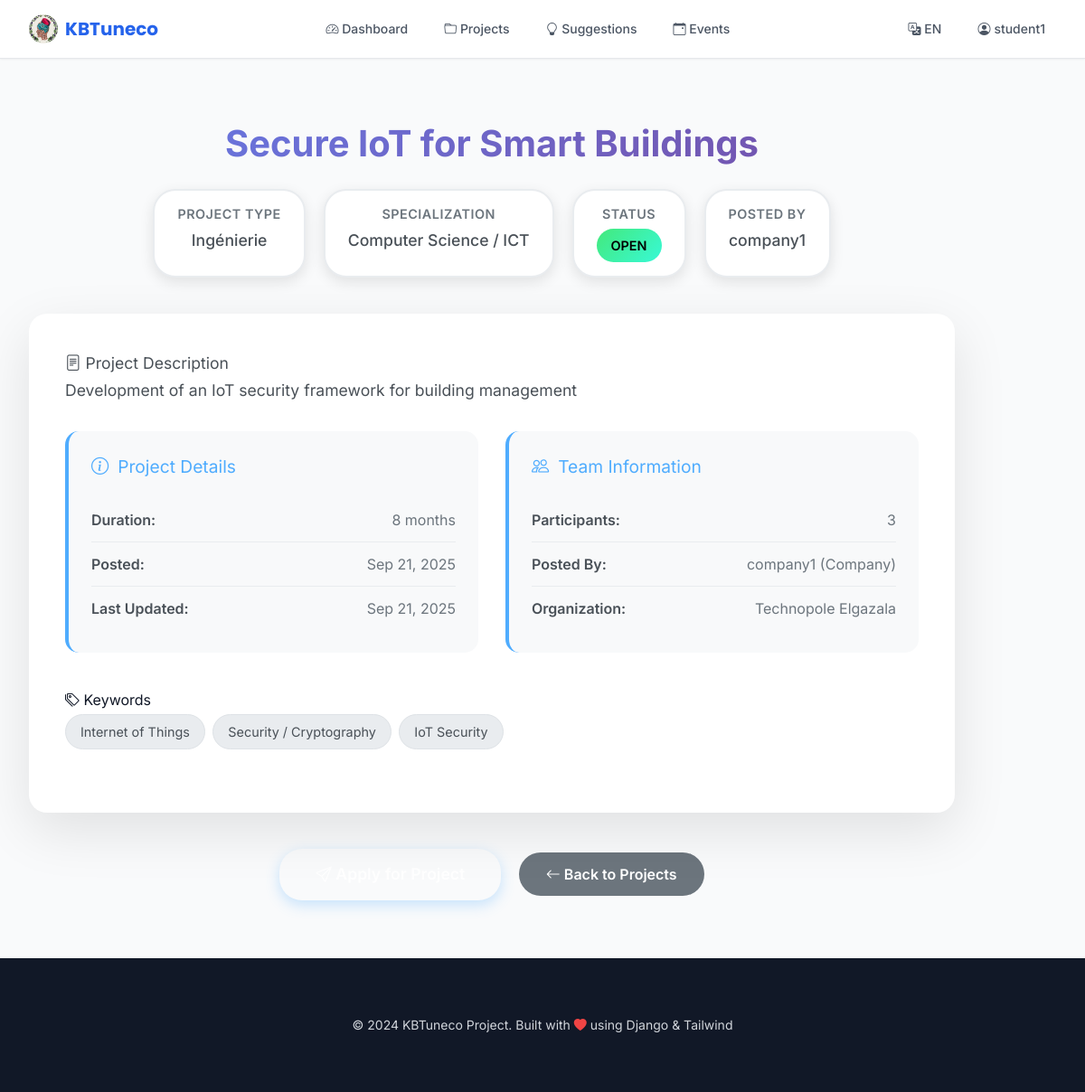
The app's page /en/projects/3/ (signed in) with its own data.
### core/models.py (models this page shows, shortened)
class Project(models.Model):
    PROJECT_TYPES = [
        ('mission', 'Mission Courte'),
        ('research', 'Recherche'),
        ('engineering', 'Ingénierie'),
        ('pfe', 'PFE / Master / PhD'),
    ]
    STATUS_CHOICES = [
        ('open', 'Open'),
        ('in_progress', 'In Progress'),
        ('completed', 'Completed'),
        ('cancelled', 'Cancelled'),
    ]
    title = models.CharField(max_length=300)
    description = models.TextField()
    project_type = models.CharField(max_length=30, choices=PROJECT_TYPES)
    posted_by = models.ForeignKey(Profile, on_delete=models.CASCADE, related_name='posted_projects')
    specialization_needed = models.CharField(max_length=50, choices=SPECIALIZATIONS, default='other')
    keywords = models.ManyToManyField(Keyword, blank=True)
    duration = models.CharField(max_length=100, blank=True, null=True)
    prerequisites = models.TextField(blank=True, null=True)
    status = models.CharField(max_length=30, choices=STATUS_CHOICES, default='open')
    participants = models.ManyToManyField(Profile, through='ProjectParticipant', blank=True)
    created_at = models.DateTimeField(auto_now_add=True)
    updated_at = models.DateTimeField(auto_now=True)
    budget = models.DecimalField(max_digits=12, decimal_places=2, blank=True, null=True)

class Profile(models.Model):
    USER_TYPES = [
        ('student', 'Student'),
        ('researcher', 'Researcher'),
        ('university', 'University / Lab'),
        ('company', 'Company'),
        ('association', 'Association'),
        ('medical', 'Medical Staff'),
    ]
    user = models.OneToOneField(User, on_delete=models.CASCADE)
    user_type = models.CharField(max_length=30, choices=USER_TYPES, default='student')
    institution_type = models.CharField(max_length=50, choices=INSTITUTIONS, blank=True, null=True)
    organization = models.ForeignKey(Organization, on_delete=models.SET_NULL, blank=True, null=True)
    specialization = models.CharField(max_length=50, choices=SPECIALIZATIONS, default='other')
    keywords = models.ManyToManyField(Keyword, blank=True)
    bio = models.TextField(blank=True)
    contact_email = models.EmailField(blank=True, null=True)
    phone = models.CharField(max_length=50, blank=True, null=True)
    cv = models.FileField(upload_to='cvs/', blank=True, null=True)
    created_at = models.DateTimeField(auto_now_add=True)

class Organization(models.Model):
    name = models.CharField(max_length=255)
    org_type = models.CharField(max_length=50, choices=INSTITUTIONS)
    description = models.TextField(blank=True)
    contact_email = models.EmailField(blank=True, null=True)
    website = models.URLField(blank=True, null=True)

class Keyword(models.Model):
    code = models.CharField(max_length=80, unique=True)
    label = models.CharField(max_length=200)

### core/views.py (the view)
# urls.py: path('projects/<int:project_id>/', views.project_detail, name='project_detail'),
@login_required
def project_detail(request, project_id):
    project = get_object_or_404(Project, id=project_id)
    return render(request, 'projects/project_detail.html', {'project': project})

### core/context_processors.py (called while the page is built)
def unread_messages(request):
    if request.user.is_authenticated:
        try:
            unread_count = request.user.profile.received_messages.filter(read=False).count()
            return {'unread_message_count': unread_count}
        except:
            return {'unread_message_count': 0}
    return {'unread_message_count': 0}

### templates/projects/project_detail.html (shortened to what this page needs)
{% extends 'base.html' %}
{% load static %}
{% block content %}
<div class="container project-detail-container">
    <div class="row">
        <div class="col-lg-10 offset-lg-1">
            <div class="project-header">
                <h1 class="project-title">{{ project.title }}</h1>
                <div class="project-meta">
                    <div class="meta-item">
                        <div class="meta-label">Project Type</div>
                        <div class="meta-value">{{ project.get_project_type_display }}</div>
                    </div>
                    <div class="meta-item">
                        <div class="meta-label">Specialization</div>
                        <div class="meta-value">{{ project.get_specialization_needed_display }}</div>
                    </div>
                    <div class="meta-item">
                        <div class="meta-label">Status</div>
                        <div class="meta-value">
                            <span class="status-badge status-{{ project.status }}">
                                {{ project.get_status_display }}
                            </span>
                        </div>
                    </div>
                    <div class="meta-item">
                        <div class="meta-label">Posted By</div>
                        <div class="meta-value">{{ project.posted_by.user.username }}</div>
                    </div>
                </div>
            </div>
            <div class="project-content">
                <div class="project-description">
                    <h3><i class="bi bi-file-text"></i> Project Description</h3>
                    <p>{{ project.description }}</p>
                </div>
                <div class="project-details">
                    <div class="detail-section">
                        <h4><i class="bi bi-info-circle"></i> Project Details</h4>
                        {% if project.duration %}
                        <div class="detail-item">
                            <span class="detail-label">Duration:</span>
                            <span class="detail-value">{{ project.duration }}</span>
                        </div>
                        {% endif %}
                        <div class="detail-item">
                            <span class="detail-label">Posted:</span>
                            <span class="detail-value">{{ project.created_at|date:"M d, Y" }}</span>
                        </div>
                        <div class="detail-item">
                            <span class="detail-label">Last Updated:</span>
                            <span class="detail-value">{{ project.updated_at|date:"M d, Y" }}</span>
                        </div>
                    </div>
                    <div class="detail-section">
                        <h4><i class="bi bi-people"></i> Team Information</h4>
                        <div class="detail-item">
                            <span class="detail-label">Participants:</span>
                            <span class="detail-value">{{ project.participants.count }}</span>
                        </div>
                        <div class="detail-item">
                            <span class="detail-label">Posted By:</span>
                            <span class="detail-value">{{ project.posted_by.user.username }} ({{ project.posted_by.get_user_type_display }})</span>
                        </div>
                        {% if project.posted_by.organization %}
                        <div class="detail-item">
                            <span class="detail-label">Organization:</span>
                            <span class="detail-value">{{ project.posted_by.organization.name }}</span>
                        </div>
                        {% endif %}
                    </div>
                </div>
                {% if project.keywords.all %}
                <div class="keywords-section">
                    <h4><i class="bi bi-tags"></i> Keywords</h4>
                    {% for keyword in project.keywords.all %}
                        <span class="keyword-tag">{{ keyword.label }}</span>
                    {% endfor %}
                </div>
                {% endif %}
            </div>
            <div class="action-buttons">
                {% if user.is_authenticated %}
                    {% if user.profile.user_type == 'student' or user.profile.user_type == 'researcher' %}
                        {% if project.status == 'open' %}
                            <a href="{% url 'project_apply' project.id %}" class="btn-apply">
                                <i class="bi bi-send"></i> Apply for Project
                            </a>
                        {% else %}
                            <button class="btn-apply" disabled>
                                <i class="bi bi-lock"></i> Project {{ project.get_status_display }}
                            </button>
                        {% endif %}
                    {% else %}
                        <div class="permission-notice">
                            <i class="bi bi-info-circle"></i>
                            As a {{ user.profile.get_user_type_display }}, you can create projects but cannot apply to them.
                        </div>
                    {% endif %}
                {% else %}
                    <a href="{% url 'login' %}" class="btn-login">
                        <i class="bi bi-box-arrow-in-right"></i> Login to Apply
                    </a>
                {% endif %}
                <a href="{% url 'project_list' %}" class="btn-back">
                    <i class="bi bi-arrow-left"></i> Back to Projects
                </a>
            </div>
        </div>
    </div>
</div>
{% endblock %}

### templates/base.html (shortened to what this page needs)
{% load i18n static %}
<!DOCTYPE html>
<html lang="{{ LANGUAGE_CODE }}" dir="{% if LANGUAGE_CODE == 'ar' %}rtl{% else %}ltr{% endif %}">
<head>
    <script src="https://cdn.tailwindcss.com"></script>
    <link rel="stylesheet" href="https://cdn.jsdelivr.net/npm/bootstrap-icons@1.11.1/font/bootstrap-icons.css">
</head>
<body class="font-sans bg-gray-50 text-gray-900 min-h-screen">
    <nav class="bg-white/95 backdrop-blur-md border-b border-gray-200 sticky top-0 z-50 shadow-sm">
        <div class="max-w-7xl mx-auto px-4 sm:px-6 lg:px-8">
            <div class="flex justify-between h-16 items-center">
                <div class="flex items-center">
                    <a class="flex items-center space-x-2 font-display font-bold text-xl text-primary hover:text-primary-dark transition-colors" href="{% url 'dashboard' %}">
                        <img src="{% static 'img/logo.png' %}" alt="KBTuneco Logo" class="h-8 w-8 rounded-full object-cover">
                        <span>KBTuneco</span>
                    </a>
                </div>
                <div class="hidden md:block">
                    <div class="flex items-baseline space-x-4">
                        <a class="nav-link text-gray-600 hover:text-gray-900 px-3 py-2 rounded-md text-sm font-medium transition-colors" href="{% url 'dashboard' %}">
                            <i class="bi bi-speedometer2"></i> {% trans "Dashboard" %}
                        </a>
                        <a class="nav-link text-gray-600 hover:text-gray-900 px-3 py-2 rounded-md text-sm font-medium transition-colors" href="{% url 'project_list' %}">
                            <i class="bi bi-folder"></i> {% trans "Projects" %}
                        </a>
                        <a class="nav-link text-gray-600 hover:text-gray-900 px-3 py-2 rounded-md text-sm font-medium transition-colors" href="{% url 'suggestions' %}">
                            <i class="bi bi-lightbulb"></i> {% trans "Suggestions" %}
                        </a>
                        <a class="nav-link text-gray-600 hover:text-gray-900 px-3 py-2 rounded-md text-sm font-medium transition-colors" href="{% url 'events_list' %}">
                            <i class="bi bi-calendar-event"></i> {% trans "Events" %}
                        </a>
                    </div>
                </div>
                <div class="flex items-center space-x-4">
                    <div class="relative">
                        <button class="text-sm text-gray-600 hover:text-gray-900 px-3 py-2 rounded-md text-sm font-medium transition-colors" id="langDropdown" onclick="toggleDropdown('langMenu')">
                            <i class="bi bi-translate"></i>
                            {% get_current_language as LANGUAGE_CODE %}
                            {% if LANGUAGE_CODE == 'en' %}EN{% elif LANGUAGE_CODE == 'fr' %}FR{% elif LANGUAGE_CODE == 'ar' %}AR{% endif %}
                        </button>
                    </div>
                    {% if user.is_authenticated %}
                        <div class="relative">
                            <button class="text-sm text-gray-600 hover:text-gray-900 px-3 py-2 rounded-md text-sm font-medium transition-colors flex items-center space-x-1" id="userDropdown" onclick="toggleDropdown('userMenu')">
                                <i class="bi bi-person-circle"></i>
                                <span>{{ user.username }}</span>
                            </button>
                        </div>
                    {% endif %}
                </div>
            </div>
        </div>
    </nav>
    <main class="max-w-7xl mx-auto py-6 sm:px-6 lg:px-8">
        {% block content %}{% endblock %}
    </main>
    <footer class="bg-gray-900 text-gray-300 mt-auto">
        <div class="max-w-7xl mx-auto py-12 px-4 sm:px-6 lg:py-16 lg:px-8">
            <div class="text-center">
                <p class="text-sm">&copy; 2024 KBTuneco Project. Built with <i class="bi bi-heart-fill text-red-500"></i> using Django & Tailwind</p>
            </div>
        </div>
    </footer>
</body>
</html>

### templates/projects/project_detail.html (style rules this page uses)
.project-detail-container { min-height: 80vh; padding: 40px 0; }
.project-header { text-align: center; margin-bottom: 40px; position: relative; }
.project-title { font-size: 2.5rem; font-weight: bold; color: #2c3e50; margin-bottom: 20px; background: linear-gradient(135deg, #667eea 0%, #764ba2 100%); -webkit-background-clip: text; -webkit-text-fill-color: transparent; background-clip: text; }
.project-meta { display: flex; justify-content: center; flex-wrap: wrap; gap: 20px; margin-bottom: 30px; }
.meta-item { background: white; padding: 15px 25px; border-radius: 25px; box-shadow: 0 5px 15px rgba(0,0,0,0.1); border: 2px solid #e9ecef; transition: all 0.3s ease; }
.meta-label { font-weight: 600; color: #6c757d; font-size: 0.9rem; text-transform: uppercase; letter-spacing: 0.5px; margin-bottom: 5px; }
.meta-value { font-size: 1.1rem; color: #495057; font-weight: 500; }
.project-content { background: white; border-radius: 20px; padding: 40px; box-shadow: 0 20px 60px rgba(0,0,0,0.1); margin-bottom: 30px; }
.project-description { font-size: 1.1rem; line-height: 1.7; color: #495057; margin-bottom: 30px; }
.project-details { display: grid; grid-template-columns: repeat(auto-fit, minmax(300px, 1fr)); gap: 30px; margin-bottom: 40px; }
.detail-section { background: #f8f9fa; border-radius: 15px; padding: 25px; border-left: 4px solid #4facfe; }
.detail-section h4 { color: #4facfe; margin-bottom: 20px; font-size: 1.2rem; display: flex; align-items: center; }
.detail-section h4 i { margin-right: 10px; }
.detail-item { display: flex; justify-content: space-between; align-items: center; padding: 12px 0; border-bottom: 1px solid #e9ecef; }
.detail-item:last-child { border-bottom: none; }
.detail-label { font-weight: 600; color: #495057; }
.detail-value { color: #6c757d; text-align: right; }
.keywords-section { margin-bottom: 30px; }
.keyword-tag { display: inline-block; background: #e9ecef; color: #495057; padding: 8px 16px; border-radius: 20px; font-size: 0.9rem; margin: 4px 4px 0 0; border: 1px solid #dee2e6; transition: all 0.3s ease; }
.action-buttons { text-align: center; margin-top: 40px; }
.btn-apply { background: var(--success-gradient); border: none; padding: 15px 40px; border-radius: 25px; color: white; font-weight: 600; font-size: 1.1rem; text-decoration: none; display: inline-block; transition: all 0.3s ease; margin-right: 15px; box-shadow: 0 5px 15px rgba(79,172,254,0.3); }
.btn-back { background: #6c757d; border: none; padding: 12px 30px; border-radius: 25px; color: white; font-weight: 600; text-decoration: none; display: inline-block; transition: all 0.3s ease; }
.status-badge { display: inline-block; padding: 8px 16px; border-radius: 20px; font-size: 0.9rem; font-weight: 600; text-transform: uppercase; }
.status-open { background: linear-gradient(135deg, #43e97b 0%, #38f9d7 100%); color: black; }

### records on screen
Project: title "Secure IoT for Smart Buildings", project_type "Ingénierie", specialization_needed "Computer Science / ICT", status "OPEN", posted_by.user.username "company1", description "Development of an IoT security framework for building management", duration "8 months", created_at "Sep 21, 2025", updated_at "Sep 21, 2025", participants.count "3", posted_by.user_type "Company", posted_by.organization.name "Technopole Elgazala"
Keyword: label "Internet of Things"
Keyword: label "Security / Cryptography"
Keyword: label "IoT Security"

### other values on screen
{{ user.username }} "student1"
